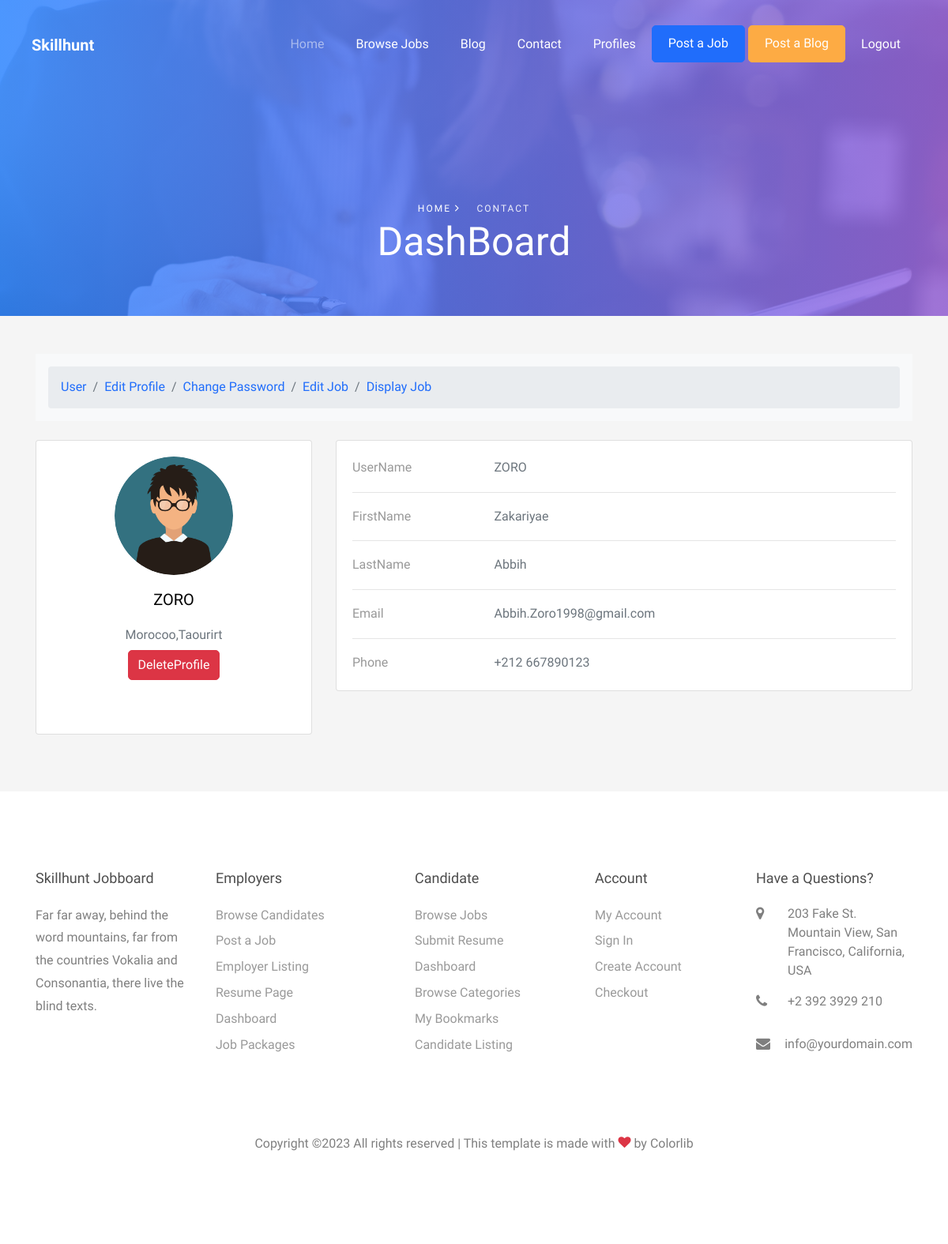
Page /Profile/ (signed in) on the committed database.
### accounts/models.py (models this page shows, shortened)
class  Profiles(models.Model):
    users=models.OneToOneField(User,on_delete=models.CASCADE)
    Country=models.CharField(max_length=255,null=True)
    City=models.CharField(max_length=255,null=True)
    Photo=models.ImageField(upload_to='Profile/',null=True)
    Phone=models.CharField(max_length=255,null=True)

### accounts/views.py (the view)
# urls.py: path('Profile/',views.Accounts.PageProfile,name='Profile'),
    @login_required(login_url='Login')
    def PageProfile(request):
        pro=get_object_or_404(Profiles, users=request.user)
        return render(request,template_name='accounts/Profiles.html', context={"pro":pro})

### templates/accounts/Profiles.html
{%extends 'index.html'%}
{%load static%}
{%load bootstrap4%}
{%block body%}
<div class="hero-wrap hero-wrap-2" style="background-image: url('static/images/bg_1.jpg');" data-stellar-background-ratio="0.5">
    <div class="overlay"></div>
    <div class="container">
      <div class="row no-gutters slider-text align-items-end justify-content-start">
        <div class="col-md-12 ftco-animate text-center mb-5">
            <p class="breadcrumbs mb-0"><span class="mr-3"><a href="">Home <i class="ion-ios-arrow-forward"></i></a></span> <span>Contact</span></p>
          <h1 class="mb-3 bread">DashBoard</h1>
        </div>
      </div>
    </div>
</div>
<section style="background-color:whitesmoke;">
    <div class="container py-5">
      <div class="row">
        <div class="col">
          {%include 'include/nav_bar.html'%}
        </div>
      </div>
      <div class="row">
        <div class="col-lg-4">
          <div class="card mb-4">
            <div class="card-body text-center">
              {%if pro.Photo %}
              <img src="{{pro.Photo.url}}" alt="avatar" class="rounded-circle img-fluid" style="width: 150px;">
              {%endif%}
              <h5 class="my-3">{{pro.users.username}}</h5>
              <p class="text-muted mb-1">{{pro.Country}},{{pro.City}}</p>
              <div class="d-flex justify-content-center mb-5">
                <a href="{%url 'Delete'%}"  class="btn btn-danger ms-5">DeleteProfile</a>
              </div>
            </div>
          </div>
        </div>
        <div class="col-lg-8">
          <div class="card mb-4">
            <div class="card-body">
              <div class="row">
                <div class="col-sm-3">
                  <p class="mb-0">UserName</p>
                </div>
                <div class="col-sm-9">
                  <p class="text-muted mb-0">{{pro.users.username}}</p>
                </div>
              </div>
              <hr>
              <div class="row">
                <div class="col-sm-3">
                  <p class="mb-0">FirstName</p>
                </div>
                <div class="col-sm-9">
                  <p class="text-muted mb-0">{{pro.users.first_name}}</p>
                </div>
              </div>
              <hr>
              <div class="row">
                <div class="col-sm-3">
                  <p class="mb-0">LastName</p>
                </div>
                <div class="col-sm-9">
                  <p class="text-muted mb-0">{{pro.users.last_name}}</p>
                </div>
              </div>
              <hr>
              <div class="row">
                <div class="col-sm-3">
                  <p class="mb-0">Email</p>
                </div>
                <div class="col-sm-9">
                  <p class="text-muted mb-0">{{pro.users.email}}</p>
                </div>
              </div>
              <hr>
              <div class="row">
                <div class="col-sm-3">
                  <p class="mb-0">Phone</p>
                </div>
                <div class="col-sm-9">
                  <p class="text-muted mb-0">{{pro.Phone}}</p>
                </div>
              </div>
            </div>
          </div>
        </div>
      </div>
    </div>
</section>
{%endblock%}

### rows in the picture
Profiles: Photo (placeholder picture), users.username "ZORO", Country "Morocoo", City "Taourirt", users.first_name "Zakariyae", users.last_name "Abbih", users.email "Abbih.Zoro1998@gmail.com", Phone "+212 667890123"
